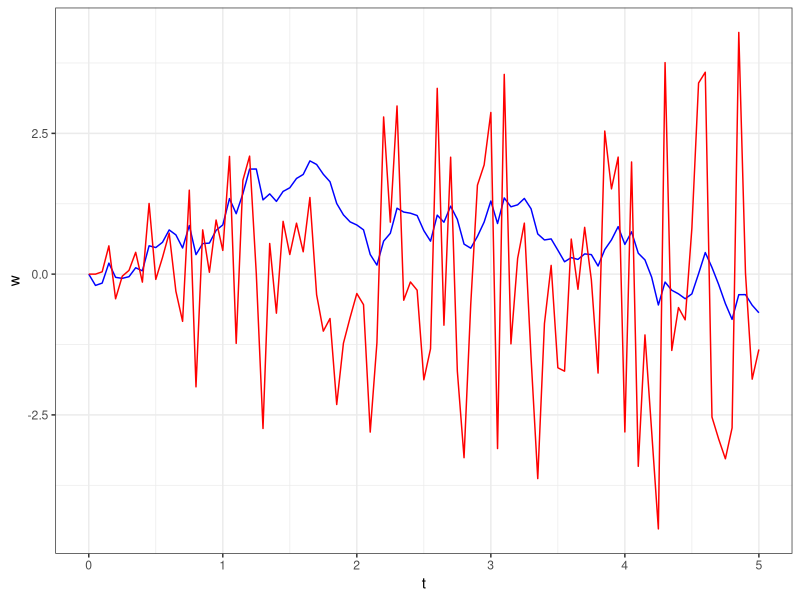

This figure's R source:
set.seed(2)

require(ggplot2)

n <- 100
T_ <- 5

x <- rnorm(n)
t = seq(from=0, to=T_, length.out=n+1)
w <- vector(mode='numeric', length=n+1)
w2 <- vector(mode='numeric', length=n+1)
dt = T_ / n

w[1] <- 0


for (i in 1:n){
  w[i+1] <- w[i] + sqrt(dt) * x[i] # Simulating THE CORRECT way
  w2[i+1] <- sqrt(t[i]) * x[i]     # Simulating THE WORNG way
}

# PLOT
data <- data.frame(t, w, w2)
ggplot(data, aes(x=t)) + 
  geom_line(aes(x=t, y=w), color='blue') + 
  geom_line(aes(x=t, y=w2), color='red') +
  theme_bw()

